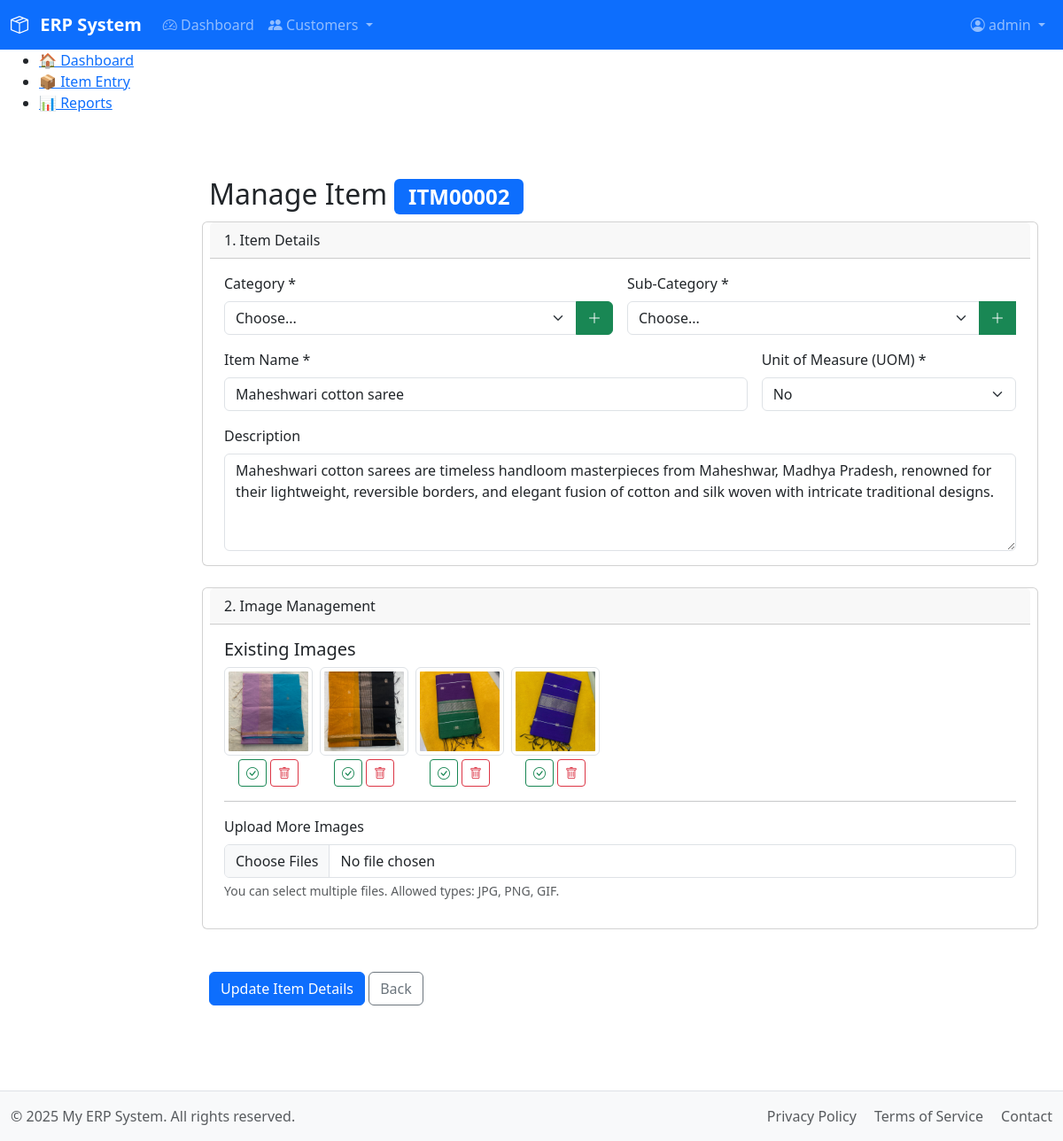
The app's page /modules/inventory/entry_item.php?item_id=ITM00002 (signed in) with its own data.
### tables this page shows
CREATE TABLE `items` (
  `item_id` varchar(10) NOT NULL,
  `category_sub_id` varchar(10) NOT NULL,
  `name` varchar(150) NOT NULL,
  `uom` varchar(20) NOT NULL DEFAULT 'No',
  `description` text DEFAULT NULL,
  `main_image_path` varchar(255) DEFAULT NULL,
  `created_at` timestamp NOT NULL DEFAULT current_timestamp(),
  `created_by` int(11) DEFAULT NULL,
  `created_by_name` varchar(50) DEFAULT NULL,
  `updated_at` timestamp NULL DEFAULT NULL ON UPDATE current_timestamp(),
  `updated_by` int(11) DEFAULT NULL,
  `updated_by_name` varchar(50) DEFAULT NULL,
  PRIMARY KEY (`item_id`),
  UNIQUE KEY `name` (`name`),
  KEY `category_sub_id` (`category_sub_id`),
  CONSTRAINT `fk_category_sub` FOREIGN KEY (`category_sub_id`) REFERENCES `categories_sub` (`category_sub_id`) ON DELETE CASCADE ON UPDATE CASCADE
);

### includes/functions.php (called while the page is built, shortened)
<?php
function get_item_details($item_id) {
    $db = db();
    $stmt = $db->prepare("
        SELECT
            i.*,
            c.name as category_name,
            cs.name as sub_category_name
        FROM items i
        JOIN categories_sub cs ON i.category_sub_id = cs.category_sub_id
        JOIN categories c ON cs.category_id = c.category_id
        WHERE i.item_id = ?
    ");
    $stmt->bind_param("s", $item_id);
    $stmt->execute();
    $item_details = $stmt->get_result()->fetch_assoc();
    $image_dir = __DIR__ . '/../Images/';
    $image_pattern = $image_dir . $item_id . '-*.jpg';
    $image_paths = glob($image_pattern);
    $image_urls = [];
    if ($image_paths) {
        foreach ($image_paths as $path) {
            $image_urls[] = '/Images/' . basename($path);
        }
    }
    $item_details['images'] = $image_urls;
    $stmt_price = $db->prepare("
        SELECT
            o.order_date,
            o.order_id,
            oi.price,
            oi.cost_price,
            c.name as customer_name
        FROM order_items oi
        JOIN orders o ON oi.order_id = o.order_id
        JOIN customers c on o.customer_id = c.customer_id
        WHERE oi.item_id = ?
          AND o.status != 'Canceled'
        ORDER BY o.order_date DESC
    ");
    $stmt_price->bind_param("s", $item_id);
    $stmt_price->execute();
    $item_details['price_history'] = $stmt_price->get_result()->fetch_all(MYSQLI_ASSOC);
    return $item_details;
}

### modules/inventory/entry_item.php (the view, shortened to what this page needs)
<?php
require_once __DIR__ . '/../../includes/functions.php';
$item_id_from_get = $_GET['item_id'] ?? null;
$is_edit = false;
$item = [];
if ($item_id_from_get) {
    $item_data = get_item_details($item_id_from_get);
    if ($item_data) {
        $item = $item_data;
        $is_edit = true;
    } else {
        $_SESSION['error_message'] = "Item not found.";
        header("Location: /modules/inventory/list_stock_levels.php");
        exit;
    }
}
require_once __DIR__ . '/../../includes/header.php';
?>
<main class="container mt-4">
    <h2><?= $is_edit ? 'Manage Item' : 'New Item' ?>
        <?php if ($is_edit): ?>
            <span class='badge bg-primary'><?= htmlspecialchars($item['item_id']) ?></span>
        <?php endif; ?>
    </h2>
    <form method="POST" class="row g-3 needs-validation mb-5" novalidate id="itemForm" enctype="multipart/form-data" action="entry_item.php<?= $is_edit ? '?item_id=' . htmlspecialchars($item['item_id']) : '' ?>">
        <div class="card">
            <div class="card-header">1. Item Details</div>
            <div class="card-body row g-3">
                <div class="col-md-6"><label for="category_id" class="form-label">Category *</label><div class="input-group"><select class="form-select" id="category_id" name="category_id" required><option value="">Choose...</option></select><a href="entry_category.php" class="btn btn-success" title="Add New Category" target="_blank"><i class="bi bi-plus-lg"></i></a></div></div>
                <div class="col-md-6"><label for="category_sub_id" class="form-label">Sub-Category *</label><div class="input-group"><select class="form-select" id="category_sub_id" name="category_sub_id" required <?= $is_edit ? '' : 'disabled' ?>><option value="">Choose...</option></select><a href="entry_category_sub.php" class="btn btn-success" title="Add New Sub-Category" target="_blank"><i class="bi bi-plus-lg"></i></a></div></div>
                <div class="col-md-8 position-relative"><label for="name" class="form-label">Item Name *</label><input type="text" class="form-control" id="name" name="name" value="<?= htmlspecialchars($item['name'] ?? '') ?>" required autocomplete="off"><div class="invalid-feedback">Item name is required.</div></div>
                <div class="col-md-4"><label for="uom" class="form-label">Unit of Measure (UOM) *</label><select class="form-select" id="uom" name="uom" required><option value="No" <?= (isset($item['uom']) && $item['uom'] == 'No') ? 'selected' : '' ?>>No</option></select></div>
                <div class="col-12"><label for="description" class="form-label">Description</label><textarea class="form-control" id="description" name="description" rows="4"><?= htmlspecialchars($item['description'] ?? '') ?></textarea></div>
            </div>
        </div>
        <div class="card mt-4">
            <div class="card-header">2. Image Management</div>
            <div class="card-body">
                <?php if ($is_edit): ?>
                <div class="mb-3">
                    <h5>Existing Images</h5>
                    <div class="row g-2">
                        <?php if (empty($item['images'])): ?>
                            <p class="text-muted">No images have been uploaded for this item.</p>
                        <?php else: ?>
                            <?php foreach ($item['images'] as $image_url): ?>
                                <div class="col-auto text-center">
                                    <img src="<?= htmlspecialchars($image_url) ?>" class="img-thumbnail" style="height: 100px; width: 100px; object-fit: cover;" alt="Item Image">
                                    <div class="d-flex justify-content-center gap-1 mt-1">
                                        <form method="POST" action="entry_item.php" class="d-inline">
                                            <?php if (($item['main_image_path'] ?? '') === $image_url): ?>
                                                <button type="button" class="btn btn-sm btn-success disabled" title="This is the main image">Main</button>
                                            <?php else: ?>
                                                <button type="submit" name="action" value="set_main_image" class="btn btn-sm btn-outline-success" title="Set as Main Image">
                                                    <i class="bi bi-check-circle"></i>
                                                </button>
                                            <?php endif; ?>
                                        </form>
                                        <form method="POST" action="entry_item.php" class="d-inline">
                                            <button type="submit" name="action" value="delete_image" class="btn btn-sm btn-outline-danger" title="Delete Image" onclick="return confirm('Are you sure you want to delete this image?');">
                                                <i class="bi bi-trash"></i>
                                            </button>
                                        </form>
                                    </div>
                                </div>
                            <?php endforeach; ?>
                        <?php endif; ?>
                    </div>
                </div>
                <hr>
                <?php endif; ?>
                <div class="mb-3">
                    <label for="new_images" class="form-label"><?= $is_edit ? 'Upload More Images' : 'Upload Images' ?></label>
                    <input class="form-control" type="file" id="new_images" name="new_images[]" multiple accept="image/jpeg,image/png,image/gif">
                    <div class="form-text">You can select multiple files. Allowed types: JPG, PNG, GIF.</div>
                </div>
            </div>
        </div>
        <div class="col-12 mt-4">
            <button class="btn btn-primary" type="submit"><i class="bi bi-<?= $is_edit ? 'floppy' : 'plus-circle' ?>"></i> <?= $is_edit ? 'Update Item Details' : 'Create Item' ?></button>
            <a href="/index.php" class="btn btn-outline-secondary">Back</a>
        </div>
    </form>
</main>
<?php require_once __DIR__ . '/../../includes/footer.php'; ?>

### assets/css/main.css (style rules this page uses)
main { padding-top: 1rem; padding-bottom: 3rem; }

### records on screen
items: item_id "ITM00002", name "Maheshwari cotton saree", uom "No", description "Maheshwari cotton sarees are timeless handloom masterpieces from Maheshwar, Madhya Pradesh, renowned for their lightweight, reversible borders, and elegant fusion of cotton and silk woven with intricate traditional designs."

### other values on screen
$_SESSION['username'] "admin"
